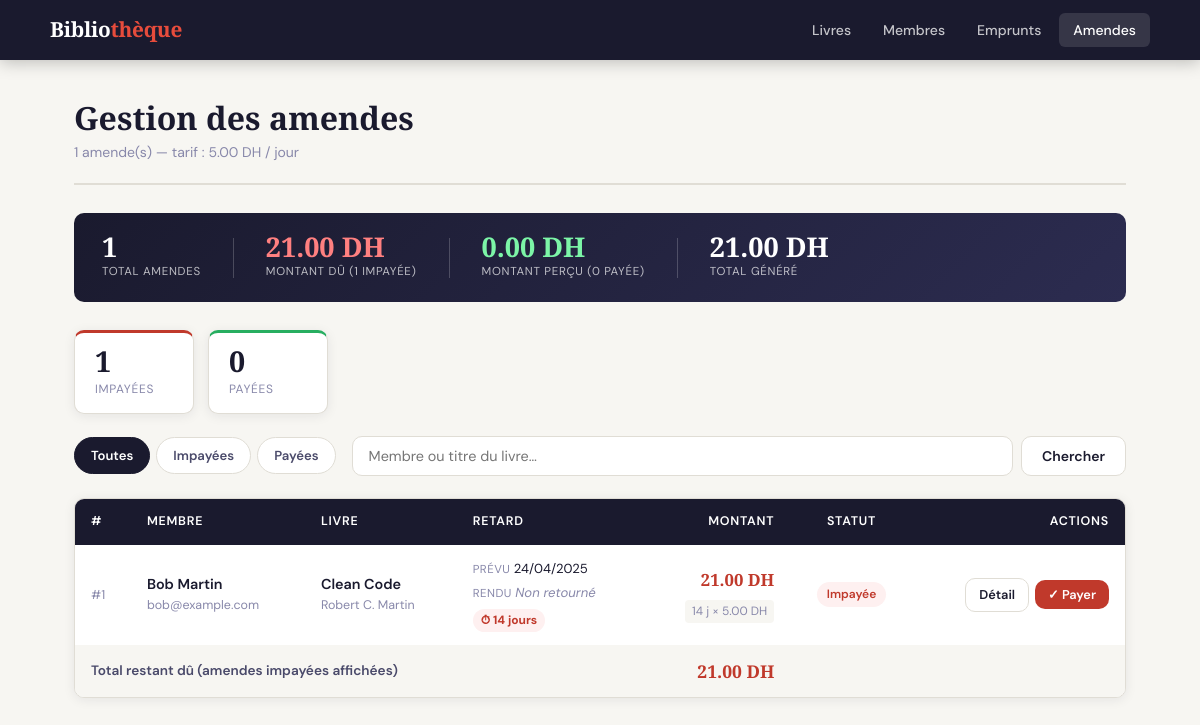
The page /index.php?page=fines on the database its author committed.
### tables this page shows
CREATE TABLE amendes (
    idAmende          INT            NOT NULL AUTO_INCREMENT,
    idEmprunt         INT            NOT NULL UNIQUE,
    montant           DECIMAL(8,2)   NOT NULL CHECK (montant >= 0),
    nombreJoursRetard INT            NOT NULL CHECK (nombreJoursRetard > 0),
    statut            ENUM('impayee','payee') NOT NULL DEFAULT 'impayee',
    datePaiement      DATE           DEFAULT NULL,
    PRIMARY KEY (idAmende),
    CONSTRAINT fk_amende_emprunt
        FOREIGN KEY (idEmprunt) REFERENCES emprunts(idEmprunt)
        ON UPDATE CASCADE ON DELETE CASCADE
);

CREATE TABLE membres (
    idMembre        INT           NOT NULL AUTO_INCREMENT,
    nom             VARCHAR(100)  NOT NULL,
    email           VARCHAR(150)  NOT NULL UNIQUE,
    motDePasse      VARCHAR(255)  NOT NULL,
    telephone       VARCHAR(20),
    adresse         VARCHAR(255),
    dateInscription DATE          NOT NULL DEFAULT (CURRENT_DATE),
    PRIMARY KEY (idMembre)
);

CREATE TABLE livres (
    idLivre     INT           NOT NULL AUTO_INCREMENT,
    titre       VARCHAR(200)  NOT NULL,
    auteur      VARCHAR(150)  NOT NULL,
    categorie   VARCHAR(100),
    quantite    INT           NOT NULL DEFAULT 1 CHECK (quantite >= 0),
    disponible  BOOLEAN       NOT NULL DEFAULT TRUE,
    PRIMARY KEY (idLivre)
);

CREATE TABLE emprunts (
    idEmprunt           INT  NOT NULL AUTO_INCREMENT,
    idMembre            INT  NOT NULL,
    idLivre             INT  NOT NULL,
    dateEmprunt         DATE NOT NULL DEFAULT (CURRENT_DATE),
    dateRetourPrevue    DATE NOT NULL,
    dateRetourReelle    DATE DEFAULT NULL,
    statut              ENUM('en_cours','retourne','en_retard')
                             NOT NULL DEFAULT 'en_cours',
    PRIMARY KEY (idEmprunt),
    CONSTRAINT fk_emprunt_membre
        FOREIGN KEY (idMembre) REFERENCES membres(idMembre)
        ON UPDATE CASCADE ON DELETE RESTRICT,
    CONSTRAINT fk_emprunt_livre
        FOREIGN KEY (idLivre)  REFERENCES livres(idLivre)
        ON UPDATE CASCADE ON DELETE RESTRICT
);

### controllers/FineController.php (called while the page is built, shortened)
<?php
require_once __DIR__ . '/../models/Fine.php';
class FineController
{
    private Fine $model;
    public function __construct()
    {
        $this->model = new Fine();
    }
    public function index(): void
    {
        $statut  = $_GET['statut']  ?? '';
        $search  = trim($_GET['search'] ?? '');
        $fines   = $this->model->getAll($statut, $search);
        $stats   = $this->model->stats();
        require __DIR__ . '/../views/fines/list.php';
    }
}

### public/index.php (called while the page is built, shortened)
<?php
$action = $_GET['action'] ?? 'index';
$controller = new $controllerClass();
$controller->$action();

### config/database.php (called while the page is built, shortened)
<?php
function getDB(): PDO {
    static $pdo = null;
    if ($pdo === null) {
        $dsn = sprintf('mysql:host=%s;dbname=%s;charset=%s', DB_HOST, DB_NAME, DB_CHARSET);
        $options = [
            PDO::ATTR_ERRMODE            => PDO::ERRMODE_EXCEPTION,
            PDO::ATTR_DEFAULT_FETCH_MODE => PDO::FETCH_ASSOC,
            PDO::ATTR_EMULATE_PREPARES   => false,
        ];
        try {
            $pdo = new PDO($dsn, DB_USER, DB_PASS, $options);
        } catch (PDOException $e) {
            die(json_encode(['error' => 'Connexion échouée : ' . $e->getMessage()]));
        }
    }
    return $pdo;
}

### models/Fine.php (called while the page is built, shortened)
<?php
require_once __DIR__ . '/../config/database.php';
class Fine
{
    private PDO $db;
    public function __construct()
    {
        $this->db = getDB();
    }
    public function getAll(string $statut = '', string $search = ''): array
    {
        $where  = [];
        $params = [];
        $sql = "SELECT
                    a.*,
                    e.dateEmprunt,
                    e.dateRetourPrevue,
                    e.dateRetourReelle,
                    e.idMembre,
                    e.idLivre,
                    m.nom        AS membre_nom,
                    m.email      AS membre_email,
                    m.telephone  AS membre_telephone,
                    l.titre      AS livre_titre,
                    l.auteur     AS livre_auteur
                FROM amendes a
                JOIN emprunts e ON e.idEmprunt = a.idEmprunt
                JOIN membres  m ON m.idMembre  = e.idMembre
                JOIN livres   l ON l.idLivre   = e.idLivre"
            . ($where ? ' WHERE ' . implode(' AND ', $where) : '')
            . ' ORDER BY a.idAmende DESC';
        $stmt = $this->db->prepare($sql);
        $stmt->execute($params);
        return $stmt->fetchAll();
    }
    public function stats(): array
    {
        return $this->db->query(
            "SELECT
                COUNT(*)                             AS total,
                SUM(statut = 'impayee')              AS impayees,
                SUM(statut = 'payee')                AS payees,
                COALESCE(SUM(montant), 0)            AS total_montant,
                COALESCE(SUM(montant * (statut = 'impayee')), 0) AS montant_du,
                COALESCE(SUM(montant * (statut = 'payee')),   0) AS montant_percu
             FROM amendes"
        )->fetch();
    }
}

### views/fines/list.php (the view, shortened to what this page needs)
<!DOCTYPE html>
<html lang="fr">
<head>
  <link rel="stylesheet" href="style.css">
</head>
<body>
<header class="site-header">
  <div class="inner">
    <a href="index.php" class="brand">Biblio<span>thèque</span></a>
    <nav class="nav">
      <a href="index.php?page=books">Livres</a>
      <a href="index.php?page=members">Membres</a>
      <a href="index.php?page=borrows">Emprunts</a>
      <a href="index.php?page=fines" class="active">Amendes</a>
    </nav>
  </div>
</header>
<main class="page">
  <div class="wrapper">
    <div class="page-head">
      <div>
        <h1>Gestion des amendes</h1>
        <p class="sub"><?= count($fines) ?> amende(s) — tarif : <?= number_format(TARIF_JOURNALIER, 2) ?> DH / jour</p>
      </div>
    </div>
    <div class="total-banner">
      <div class="item">
        <span class="num"><?= (int)$stats['total'] ?></span>
        <span class="lbl">Total amendes</span>
      </div>
      <div class="item">
        <span class="num due"><?= number_format($stats['montant_du'], 2) ?> DH</span>
        <span class="lbl">Montant dû (<?= (int)$stats['impayees'] ?> impayée<?= $stats['impayees'] > 1 ? 's' : '' ?>)</span>
      </div>
      <div class="item">
        <span class="num recv"><?= number_format($stats['montant_percu'], 2) ?> DH</span>
        <span class="lbl">Montant perçu (<?= (int)$stats['payees'] ?> payée<?= $stats['payees'] > 1 ? 's' : '' ?>)</span>
      </div>
      <div class="item">
        <span class="num"><?= number_format($stats['total_montant'], 2) ?> DH</span>
        <span class="lbl">Total généré</span>
      </div>
    </div>
    <div class="stats" style="margin-bottom:22px">
      <div class="stat-card red">
        <div class="num"><?= (int)$stats['impayees'] ?></div>
        <div class="lbl">Impayées</div>
      </div>
      <div class="stat-card green">
        <div class="num"><?= (int)$stats['payees'] ?></div>
        <div class="lbl">Payées</div>
      </div>
    </div>
    <div style="display:flex;gap:16px;flex-wrap:wrap;align-items:center;margin-bottom:22px">
      <div class="filter-tabs">
        <?php
          $currentStatut = $_GET['statut'] ?? '';
          $currentSearch = $_GET['search'] ?? '';
          $qs = $currentSearch ? '&search=' . urlencode($currentSearch) : '';
        ?>
        <a href="index.php?page=fines<?= $qs ?>"
           class="filter-tab <?= $currentStatut === '' ? 'active' : '' ?>">Toutes</a>
        <a href="index.php?page=fines&statut=impayee<?= $qs ?>"
           class="filter-tab danger <?= $currentStatut === 'impayee' ? 'active' : '' ?>">Impayées</a>
        <a href="index.php?page=fines&statut=payee<?= $qs ?>"
           class="filter-tab success <?= $currentStatut === 'payee' ? 'active' : '' ?>">Payées</a>
      </div>
      <form method="GET" action="index.php" class="search-bar" style="margin:0;flex:1;min-width:200px">
        <input type="text" name="search" placeholder="Membre ou titre du livre…"
               value="<?= htmlspecialchars($currentSearch) ?>">
        <button type="submit" class="btn btn-secondary">Chercher</button>
      </form>
    </div>
    <?php if (empty($fines)): ?>
      <div class="table-wrap">
        <div class="empty-state">
          <div class="icon">✅</div>
          <h3>Aucune amende trouvée</h3>
          <p>Aucune amende ne correspond aux filtres sélectionnés.</p>
        </div>
      </div>
    <?php else: ?>
    <div class="table-wrap">
      <table>
        <thead>
          <tr>
            <th>#</th>
            <th>Membre</th>
            <th>Livre</th>
            <th class="col-dates">Retard</th>
            <th style="text-align:right">Montant</th>
            <th style="text-align:center">Statut</th>
            <th style="text-align:right">Actions</th>
          </tr>
        </thead>
        <tbody>
          <?php foreach ($fines as $f): ?>
          <tr>
            <td style="color:var(--ink-muted);font-size:.8rem">#<?= $f['idAmende'] ?></td>
            <td>
              <div class="book-cell">
                <span class="member-name"><?= htmlspecialchars($f['membre_nom']) ?></span>
                <span class="member-email"><?= htmlspecialchars($f['membre_email']) ?></span>
              </div>
            </td>
            <td>
              <div class="book-cell">
                <span class="book-title"><?= htmlspecialchars($f['livre_titre']) ?></span>
                <span class="book-author"><?= htmlspecialchars($f['livre_auteur']) ?></span>
              </div>
            </td>
            <td class="col-dates">
              <div style="display:flex;flex-direction:column;gap:3px;font-size:.82rem">
                <span>
                  <span style="color:var(--ink-muted);font-size:.72rem;text-transform:uppercase;letter-spacing:.04em">Prévu</span>
                  <?= date('d/m/Y', strtotime($f['dateRetourPrevue'])) ?>
                </span>
                <span>
                  <span style="color:var(--ink-muted);font-size:.72rem;text-transform:uppercase;letter-spacing:.04em">Rendu</span>
                  <?= $f['dateRetourReelle'] ? date('d/m/Y', strtotime($f['dateRetourReelle'])) : '<em style="color:var(--ink-muted)">Non retourné</em>' ?>
                </span>
                <span style="display:inline-flex;align-items:center;gap:4px;
                      background:#fef0f0;color:var(--accent);font-size:.75rem;
                      font-weight:700;padding:2px 8px;border-radius:12px;width:fit-content;margin-top:2px">
                  ⏱ <?= $f['nombreJoursRetard'] ?> jour<?= $f['nombreJoursRetard'] > 1 ? 's' : '' ?>
                </span>
              </div>
            </td>
            <td style="text-align:right;vertical-align:middle">
              <div style="display:flex;flex-direction:column;align-items:flex-end;gap:3px">
                <span class="montant-cell <?= $f['statut'] ?>">
                  <?= number_format($f['montant'], 2) ?> DH
                </span>
                <span class="breakdown">
                  <?= $f['nombreJoursRetard'] ?> j × <?= number_format(TARIF_JOURNALIER, 2) ?> DH
                </span>
              </div>
            </td>
            <td style="text-align:center;vertical-align:middle">
              <?php if ($f['statut'] === 'impayee'): ?>
                <span class="badge badge-impayee">Impayée</span>
              <?php endif; ?>
            </td>
            <td style="text-align:right;vertical-align:middle">
              <div style="display:flex;gap:6px;justify-content:flex-end;align-items:center">
                <a href="index.php?page=fines&action=show&id=<?= $f['idAmende'] ?>"
                   class="btn btn-secondary btn-sm">Détail</a>
                <?php if ($f['statut'] === 'impayee'): ?>
                  <button type="button" class="btn btn-primary btn-sm"
                          onclick="confirmPay(<?= $f['idAmende'] ?>, '<?= htmlspecialchars(addslashes($f['membre_nom'])) ?>', '<?= number_format($f['montant'], 2) ?>')">
                    ✓ Payer
                  </button>
                <?php endif; ?>
              </div>
            </td>
          </tr>
          <?php endforeach; ?>
        </tbody>
        <?php
          $totalDu = array_sum(array_column(
            array_filter($fines, fn($f) => $f['statut'] === 'impayee'),
            'montant'
          ));
        ?>
        <?php if ($totalDu > 0): ?>
        <tfoot>
          <tr style="background:var(--paper)">
            <td colspan="4" style="padding:12px 16px;font-weight:600;font-size:.85rem;color:var(--ink-soft)">
              Total restant dû (amendes impayées affichées)
            </td>
            <td style="text-align:right;padding:12px 16px">
              <span style="font-family:var(--font-head);font-size:1.1rem;font-weight:700;color:var(--accent)">
                <?= number_format($totalDu, 2) ?> DH
              </span>
            </td>
            <td colspan="2"></td>
          </tr>
        </tfoot>
        <?php endif; ?>
      </table>
    </div>
    <?php endif; ?>
  </div>
</main>
</body>
</html>

### rows shown on the page
amendes: idAmende "1", membres.nom "Bob Martin", membres.email "bob@example.com", livres.titre "Clean Code", livres.auteur "Robert C. Martin", idEmprunt.dateRetourPrevue "24/04/2025", nombreJoursRetard "14", montant "21.00", shows "Impayée", statut "21.00"

### other values the page prints
count($fines) "1"
TARIF_JOURNALIER "5.00"
$stats['total'] "1"
$stats['montant_du'] "21.00"
$stats['impayees'] "1"
$stats['montant_percu'] "0.00"
$stats['payees'] "0"
$stats['total_montant'] "21.00"
